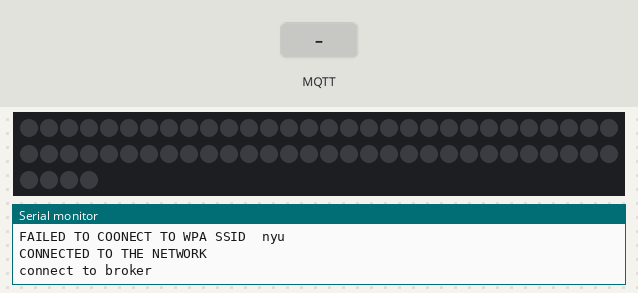
The sketch below on a simulated Arduino MKR. On the bench: 64 RGB LEDs in strip order, left to right, continuing on the next row, the last lines printed to the serial monitor. Inputs (shaded band) come from the test bench. Dim RGB values are drawn brighter than linear; WiFi joins after 1.5 s; servers stay silent unless stated; no MQTT or app messages arrive unless stated.

Above: at 12.7 s.
12.8 s: MQTT message "e" arrives on the first subscribed topic
At 14.0 s:
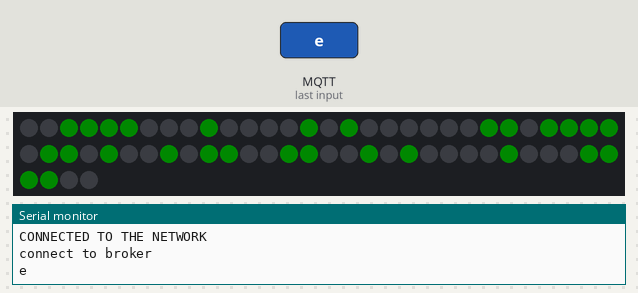
14.3 s: MQTT message "s" arrives on the first subscribed topic
At 15.2 s:
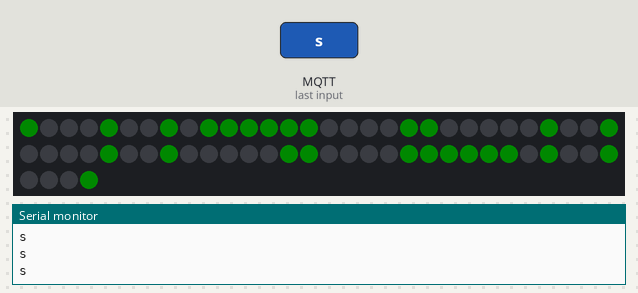
15.8 s: MQTT message "c" arrives on the first subscribed topic
At 16.3 s:
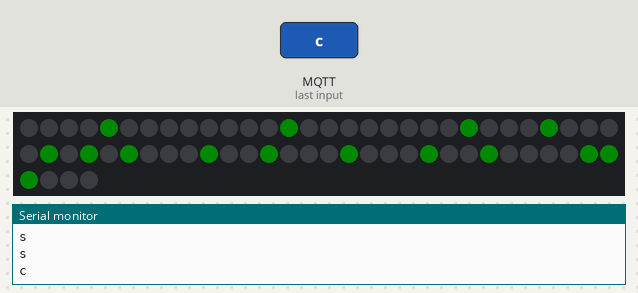
17.3 s: MQTT message "a" arrives on the first subscribed topic
At 18.5 s:
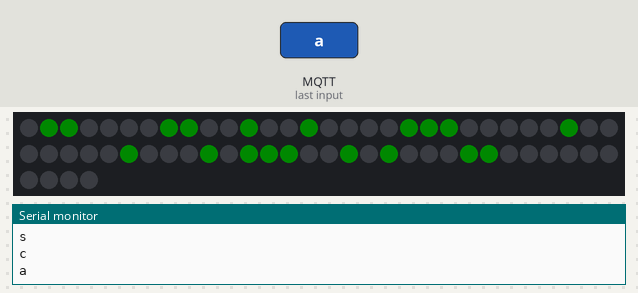
18.8 s: MQTT message "p" arrives on the first subscribed topic
At 19.8 s:
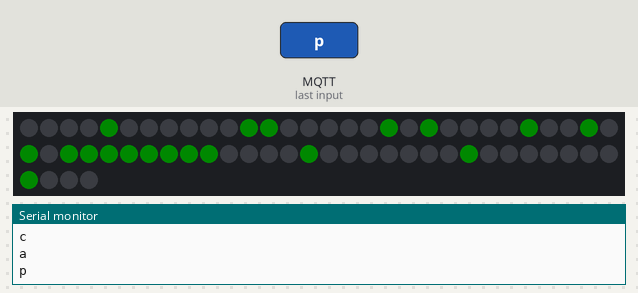
Timing chart, 0 to 21.3 s (numbered marks = the images above; inputs shaded):
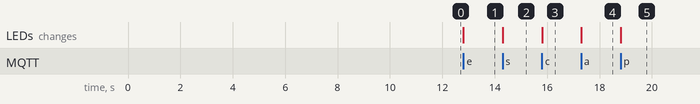

Measured:
- after the input at 12.8 s, the LEDs: change at once (image 1)
- after the input at 14.3 s, the LEDs: change at once (image 2)
- after the input at 15.8 s, the LEDs: change at once (image 3)
- after the input at 17.3 s, the LEDs: change at once (image 4)
- after the input at 18.8 s, the LEDs: change at once (image 5)

The sketch:

mqttAd.ino
```cpp
#include <Adafruit_NeoPixel.h>
#ifdef __AVR__
#include <avr/power.h> // Required for 16 MHz Adafruit Trinket
#endif
#define PIN        11
#include <WiFiNINA.h>
#include <SPI.h>
#include <ArduinoMqttClient.h>
#include "secrets.h"
#define NUMPIXELS 64
#define CHARACTER_E 0x3C4299A5BD81423C
#define CHARACTER_S 0x897E182424187E91
#define CHARACTER_C 0x1c24448a84402010
#define CHARACTER_A 0x00314e8808384986
#define CHARACTER_P 0x101010ff52141810
Adafruit_NeoPixel pixels(NUMPIXELS, PIN, NEO_GRB + NEO_KHZ800);
WiFiClient wifi;
MqttClient mqttClient(wifi);
int status = WL_IDLE_STATUS;

char broker[] = "bxtest001.cloud.shiftr.io";
int port = 1883;
char topic[] = "keyboard";
char clientID[] = "reciever";
void setup() {
  Serial.begin(9600);
  while (!Serial);

#if defined(__AVR_ATtiny85__) && (F_CPU == 16000000)
  clock_prescale_set(clock_div_1);
#endif
  pixels.begin();
  while (WiFi.status() == WL_NO_MODULE) {
    Serial.println("Connect to module failed!");
    while (1);
  }
  String fv = WiFi.firmwareVersion();
  if (fv < WIFI_FIRMWARE_LATEST_VERSION) {
    Serial.println(fv);
    Serial.println("Please upgrade the firmware");
  }
  while (status != WL_CONNECTED) {
    Serial.print("FAILED TO COONECT TO WPA SSID  ");
    Serial.println(ssid);
    status = WiFi.begin(ssid, pass);
    delay(10000);
  }

  Serial.println("CONNECTED TO THE NETWORK");
  /*MQTT*******************************************************************************************/
  mqttClient.setId(clientID);
  mqttClient.setUsernamePassword(SECRET_MQTT_USER, SECRET_MQTT_PASS);
  while (!connectToBroker()) {
    Serial.println("attempting to connect to broker");
    delay(1000);
  }
  Serial.println("connect to broker");

}

void loop() {
  pixels.clear();
  // if not connected to the broker, try to connect:
  if (!mqttClient.connected()) {
    Serial.println("reconnecting");
    connectToBroker();
  }

  // if you are subscribed and receiving messages
  // parse the messages and print them on the serial monitor
  // also, trigger actions based on what you receieve
  if (mqttClient.parseMessage() > 0) {
    // read the message:
    while (mqttClient.available()) {
      // convert numeric string to an int:
      // int message = mqttClient.parseInt();
      char in = (char)mqttClient.read();
      Serial.println(in);
      if (in == 'e') {
        for (int i = 0; i < NUMPIXELS; i++) { // For each pixel...
          if (CHARACTER_E >> i & 0x1 == 0x1) {
            pixels.setPixelColor(i, pixels.Color(0, 10, 0));

          } else {
            pixels.setPixelColor(i, pixels.Color(0, 0, 0));
          }
        }
        pixels.show();
      }
      if (in == 's') {
        for (int i = 0; i < NUMPIXELS; i++) { // For each pixel...
          if (CHARACTER_S >> i & 0x1 == 0x1) {
            pixels.setPixelColor(i, pixels.Color(0, 10, 0));
          } else {
            pixels.setPixelColor(i, pixels.Color(0, 0, 0));
          }
          Serial.println('s');
        }
        pixels.show();
      }
      if (in == 'c') {
        for (int i = 0; i < NUMPIXELS; i++) { // For each pixel...
          if (CHARACTER_C >> i & 0x1 == 0x1) {
            pixels.setPixelColor(i, pixels.Color(0, 10, 0));
          } else {
            pixels.setPixelColor(i, pixels.Color(0, 0, 0));
          }
        }
        pixels.show();
      }
      if (in == 'a') {
        for (int i = 0; i < NUMPIXELS; i++) { // For each pixel...
          if (CHARACTER_A >> i & 0x1 == 0x1) {
            pixels.setPixelColor(i, pixels.Color(0, 10, 0));
          } else {
            pixels.setPixelColor(i, pixels.Color(0, 0, 0));
          }

        }
        pixels.show();
      }
      if (in == 'p') {
        for (int i = 0; i < NUMPIXELS; i++) { // For each pixel...
          if (CHARACTER_P >> i & 0x1 == 0x1) {
            pixels.setPixelColor(i, pixels.Color(0, 10, 0));
          } else {
            pixels.setPixelColor(i, pixels.Color(0, 0, 0));
          }

        }
        pixels.show();
      }
    }
  }

  if (mqttClient.connected()) {
    // do things when connected
  }
}


boolean connectToBroker() {
  // if the MQTT client is not connected:
  if (!mqttClient.connect(broker, port)) {
    // print out the error message:
    Serial.print("MQTT connection failed. Error no: ");
    Serial.println(mqttClient.connectError());
    // return that you're not connected:
    return false;
  }
  // once you're connected, you can proceed:
  mqttClient.subscribe(topic);
  // return that you're connected:
  return true;

}
```

secrets.h
```cpp
char ssid[] = "nyu";  // your WPA2 enterprise network SSID (name)
char user[] = "bx2027";  // your WPA2 enterprise username
char pass[] = "";  // your WPA2 enterprise password
#define SECRET_MQTT_USER "bxtest001" // broker username
#define SECRET_MQTT_PASS "mYhAjRbsmVD5PyIc" // broker token password
```
